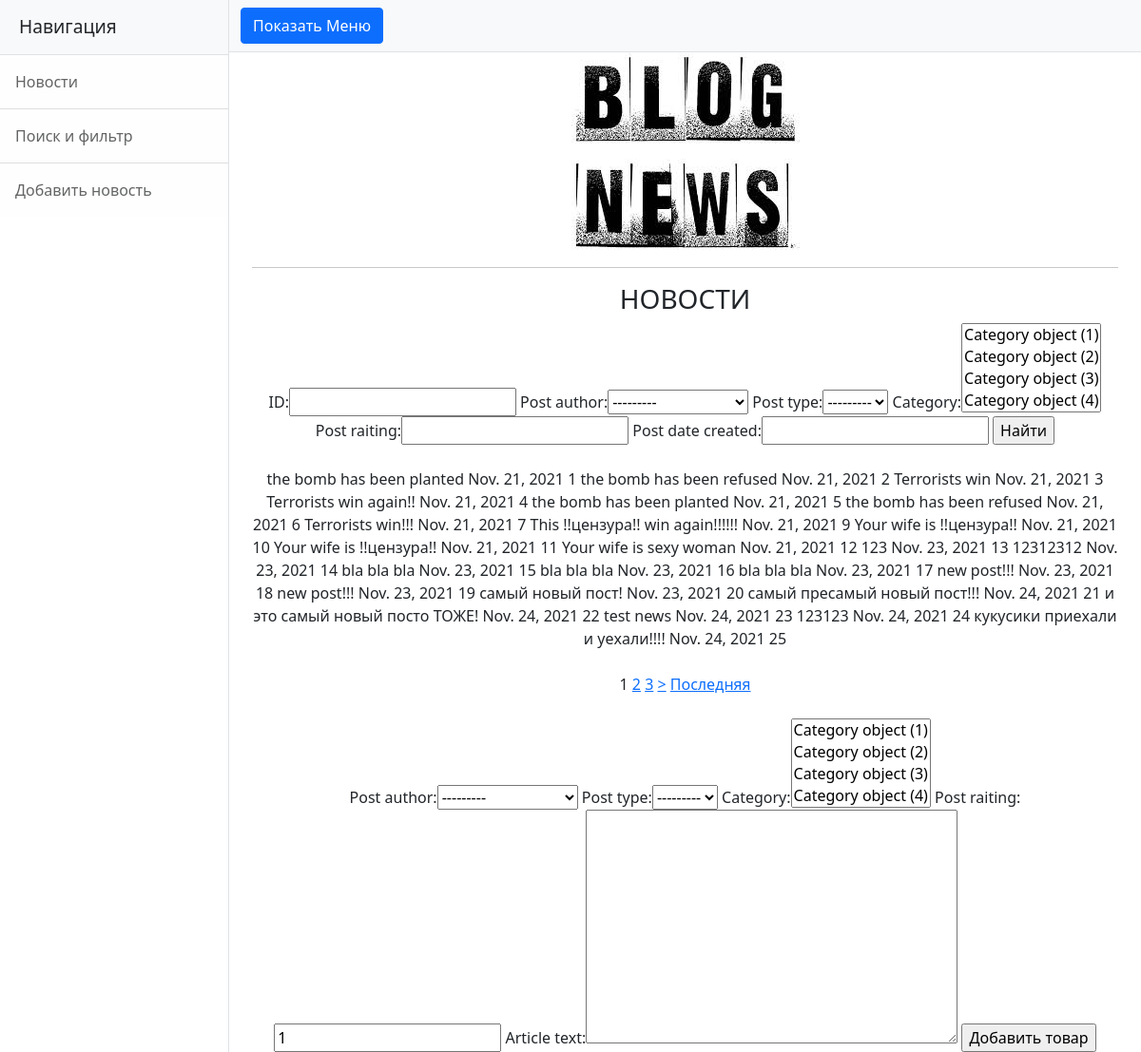
/news/search, run on the app's committed database.
### news/models.py (models this page shows, shortened)
class Author(models.Model):
    full_name = models.CharField(max_length = 255)
    user = models.OneToOneField(User,on_delete = models.CASCADE)
    raiting = models.IntegerField(default = 1)

class Category(models.Model):
	category_name = models.CharField(max_length = 255, unique = True)

class Post(models.Model):
    post = 'PO'
    news = 'NW'
    POSITIONS=[
    (post,'post'),
    (news,'news'),]
    post_author = models.ForeignKey(Author, on_delete = models.CASCADE)
    post_type = models.CharField(max_length=2, choices= POSITIONS)
    post_date_created = models.DateField(auto_now_add = True)
    post_detailed_data_created = models.TimeField(auto_now_add = True)
    category = models.ManyToManyField(Category, through = 'PostCategory')
    head_of_post = models.CharField(max_length = 255)
    article_text = models.TextField()
    post_raiting = models.IntegerField(default = 1)

### news/views.py (the view, shortened to what this page needs)
class PostSearch(ListView):
    model = Post
    template_name = 'search_news.html'
    context_object_name = 'news'
    paginate_by = 1
    form_class = PostForm
    def get_context_data(self, **kwargs):
        context = super().get_context_data(**kwargs)
        context['filter'] = PostFilter(self.request.GET, queryset=self.get_queryset())
        context['PostCategory'] = PostCategory.objects.all()
        context['form'] = PostForm()
        return context

### news/forms.py
class PostForm(ModelForm):
    class Meta:
        model = Post
        fields = ['id', 'post_author', 'post_type', 'category', 'post_raiting','article_text']

### news/templatetags/custom_filters.py (called while the page is built)
@register.filter(name='Censor')
def Censor(value):
    w=value.split()
    for i in range(len(w)):
        if w[i] in blacklist:
            w[i] ='!!цензура!!'
    string = ' '.join([str(item) for item in w])
    return string

### templates/search_news.html (shortened to what this page needs)
{% extends 'flatpages/default.html' %}
{% load custom_filters %}
{% block content %}
    <hr>
    <h3>НОВОСТИ</h3>
    <form method="GET">
        {{ filter.form }}
        <input type="submit" value="Найти">
    </form>
    <br>{% for i in filter.qs%}
        {{ i.article_text|Censor}}
        {{ i.post_date_created}}
        {{ i.id}}
    {% endfor %}
    <br>
    <br>
    {% if is_paginated %}
    {% for num in page_obj.paginator.page_range %}
        {% if page_obj.number == num %}
            <a>{{ num }}</a>
        {% elif num > page_obj.number|add:'-3' and num < page_obj.number|add:'3' %}
            <a href="?page={{ num }}">{{ num }}</a>
        {% endif %}
    {% endfor %}
    {% if page_obj.has_next %}
        <a href="?page={{ page_obj.next_page_number }}">></a>
        <a href="?page={{ page_obj.paginator.num_pages }}">Последняя</a>
    {% endif %}
{% endif %}
<br>
<br>
<form method="POST">
    {{ form }}
    <input type="submit" value="Добавить товар">
</form>
{% endblock content %}

### data on the page
Post: article_text|Censor "the bomb has been planted", post_date_created "Nov. 21, 2021", id "1"
Post: article_text|Censor "the bomb has been refused", post_date_created "Nov. 21, 2021", id "2"
Post: article_text|Censor "Terrorists win", post_date_created "Nov. 21, 2021", id "3"
Post: article_text|Censor "Terrorists win again!!", post_date_created "Nov. 21, 2021", id "4"
Post: article_text|Censor "the bomb has been planted", post_date_created "Nov. 21, 2021", id "5"
Post: article_text|Censor "the bomb has been refused", post_date_created "Nov. 21, 2021", id "6"
Post: article_text|Censor "Terrorists win!!!", post_date_created "Nov. 21, 2021", id "7"
Post: article_text|Censor "This !!цензура!! win again!!!!!!", post_date_created "Nov. 21, 2021", id "9"
Post: article_text|Censor "Your wife is !!цензура!!", post_date_created "Nov. 21, 2021", id "10"
Post: article_text|Censor "Your wife is !!цензура!!", post_date_created "Nov. 21, 2021", id "11"
Post: article_text|Censor "Your wife is sexy woman", post_date_created "Nov. 21, 2021", id "12"
Post: article_text|Censor "123", post_date_created "Nov. 23, 2021", id "13"
Post: article_text|Censor "12312312", post_date_created "Nov. 23, 2021", id "14"
Post: article_text|Censor "bla bla bla", post_date_created "Nov. 23, 2021", id "15"
Post: article_text|Censor "bla bla bla", post_date_created "Nov. 23, 2021", id "16"
Post: article_text|Censor "bla bla bla", post_date_created "Nov. 23, 2021", id "17"
Post: article_text|Censor "new post!!!", post_date_created "Nov. 23, 2021", id "18"
Post: article_text|Censor "new post!!!", post_date_created "Nov. 23, 2021", id "19"
Post: article_text|Censor "самый новый пост!", post_date_created "Nov. 23, 2021", id "20"
Post: article_text|Censor "самый пресамый новый пост!!!", post_date_created "Nov. 24, 2021", id "21"
Post: article_text|Censor "и это самый новый посто ТОЖЕ!", post_date_created "Nov. 24, 2021", id "22"
Post: article_text|Censor "test news", post_date_created "Nov. 24, 2021", id "23"
Post: article_text|Censor "123123", post_date_created "Nov. 24, 2021", id "24"
Post: article_text|Censor "кукусики приехали и уехали!!!!", post_date_created "Nov. 24, 2021", id "25"

### other printed values
{{ num }} "1"
{{ num }} "2" "3"
